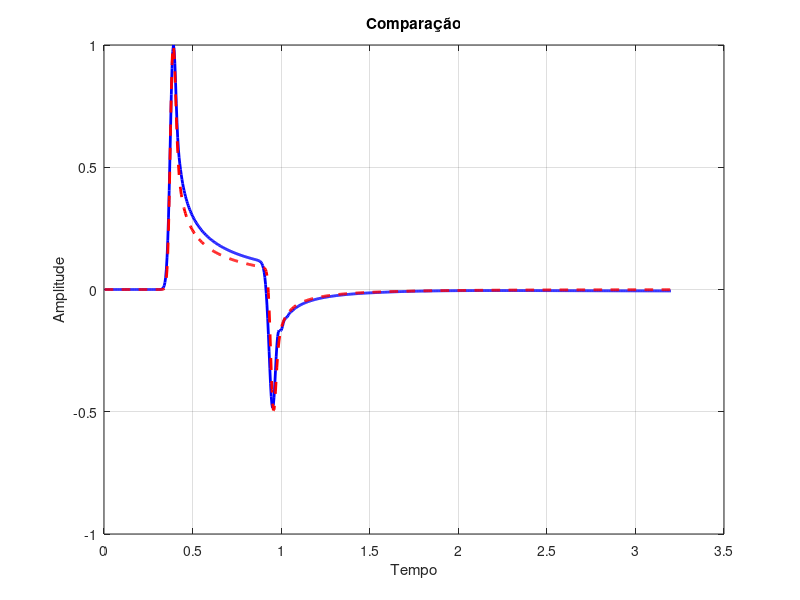

This chart was generated by the following MATLAB code:
clear; clc; close all;

M = 4;

%dominio
Nx = 200;
Nz = 200;

h = 8.5;
c = 1500.0;
dt = 0.004;
S = c * dt / h;
tempo = 800;

m = max(1, M);
U = zeros(Nx, Nz, tempo + m);

%fonte
t0 = 0.1;
s0 = 0.02;
x0 = round(Nx/2);
z0 = 50;

%ponto para comparação
xr = 100;
zr = 100;

%distancia ate a fonte
dist1 = sqrt(((xr - x0) * h)^2 + ((zr - z0) * h)^2);

%fonte fantasma
zf = -50;
dist2 = sqrt(((xr - x0) * h)^2 + ((zr - zf) * h)^2); %distancia

orig = zeros(1, tempo);
conv  = zeros(1, tempo);

%matrizes
c1 = (S - 1) / (S + 1);
c2 = [1, -c1; c1, -1];
c3 = 1;

if M > 0
    for i = 1:M
        c3 = conv2(c3, c2);
    end
end

figure;

%preenchendo
for n = 1:tempo
    t = n * dt;
    p = n + m;

    %interior
    U(2:Nx-1, 2:Nz-1, p+1) = 2*U(2:Nx-1, 2:Nz-1, p) - U(2:Nx-1, 2:Nz-1, p-1) + ...
        (S^2) * (U(3:Nx, 2:Nz-1, p) - 2*U(2:Nx-1, 2:Nz-1, p) + U(1:Nx-2, 2:Nz-1, p) + ...
                 U(2:Nx-1, 3:Nz, p) - 2*U(2:Nx-1, 2:Nz-1, p) + U(2:Nx-1, 1:Nz-2, p));

    %fonte
    f = exp(-((t - t0) / s0)^2);
    U(x0, z0, p+1) = U(x0, z0, p+1) + f;

    U(:, 1, p+1) = 0; %dirichlet

    %paredes
    if M == 0
        U(1, :, p+1) = 0; U(Nx, :, p+1) = 0; U(:, Nz, p+1) = 0;
    else
        U(1, :, p+1) = 0; U(Nx, :, p+1) = 0; U(:, Nz, p+1) = 0;

        for i = 1:M+1
            for j = 1:M+1
                if i==1 && j==1; continue; end
                coef = c3(i,j);
                tn = p - i + 2;

                U(1, :, p+1)  = U(1, :, p+1)  - coef * U(j, :, tn);
                U(Nx, :, p+1) = U(Nx, :, p+1) - coef * U(Nx - j + 1, :, tn);
                U(:, Nz, p+1) = U(:, Nz, p+1) - coef * U(:, Nz - j + 1, tn);
            end
        end
    end

    %linhas para comparação
    orig(n) = U(xr, zr, p+1);

    if t > dist1/c %integral onda direta
        dt1 = linspace(0, t - dist1/c - 1e-6, 400);
        fdt = exp(-((dt1 - t0) / s0).^2);
        int1 = fdt ./ sqrt(c^2 * (t - dt1).^2 - dist1^2);
        a1 = (1 / (2*pi*c)) * trapz(dt1, int1);
    else
        a1 = 0;
    end

    if t > dist2/c %integral onda refletida
        dt2 = linspace(0, t - dist2/c - 1e-6, 400);
        fdt1 = exp(-((dt2 - t0) / s0).^2);
        int2 = fdt1 ./ sqrt(c^2 * (t - dt2).^2 - dist2^2);
        a2 = (1 / (2*pi*c)) * trapz(dt2, int2);
    else
        a2 = 0;
    end

    conv(n) = a1 - a2;
end

%normalizando
o1 = orig / max(abs(orig));
o2  = conv / max(abs(conv));

tempo1 = (1:tempo) * dt;

plot(tempo1, o1, 'b-', 'LineWidth', 2);
hold on;
plot(tempo1, o2, 'r--', 'LineWidth', 2);
grid on;
title('Comparação');
xlabel('Tempo');
ylabel('Amplitude');
